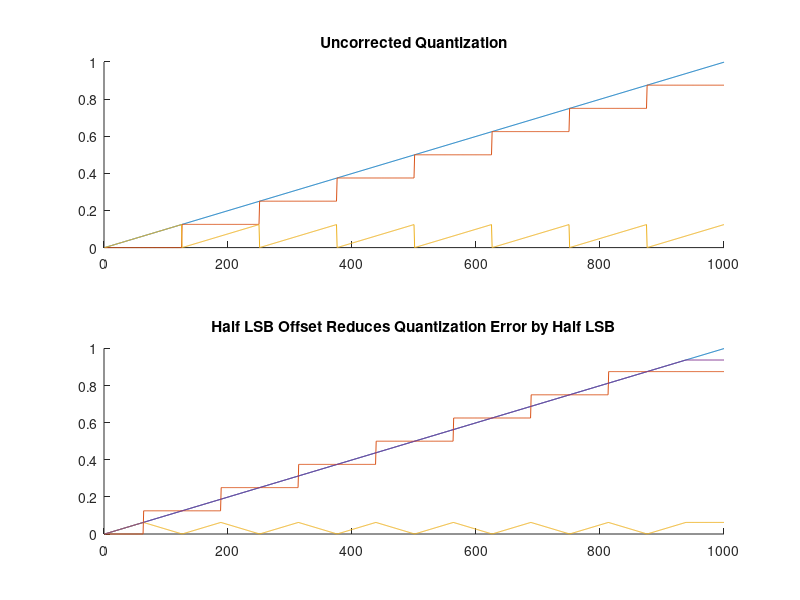

Write MATLAB code to recreate this figure.
% Reduce quantization noise by half by adding half-LSB to input samples.

clear;
close;
clc;
clf;
pkg load signal;

% Create an "analog" ramp input to ADC from 0 to FS
Vfullscale = 1.0;
Nsamples = 1000;
Vin = [0:Nsamples-1] * Vfullscale ./ Nsamples;

fprintf("Nbits Quart Error  Better Quant Error\n");
for Nbits=1:16
  Nlevels = 2^Nbits;
  
  % The input is clamped to half LSB less than Full Scale before
  % adding half LSB offset
  lsb = Vfullscale / Nlevels;
  Vin_clamped = min(Vin, Vfullscale-0.501*lsb);
  Vin_adj = Vin_clamped + 0.5 * lsb;
  
  % Quantize analog input into Nlevel steps
  Vout = floor( Vin * Nlevels) / Nlevels;
  Vout_adj = floor( Vin_adj * Nlevels) / Nlevels;
  
  % Get the absolute error value for each quantized sample
  Verr = sqrt( (Vin-Vout).^2 );
  Verr_adj = sqrt( (Vin_clamped-Vout_adj).^2 );
  
  % Get the worst case error value
  Verrmax = max(Verr);
  Verrmax_adj = max(Verr_adj);
  
  % Convert to dB because that's what we do
  Verrdb = 20*log10( Verrmax / Vfullscale );
  Verrdb_adj = 20*log10( Verrmax_adj / Vfullscale );

  % Display results to command window
  fprintf(" %2i  %8.2f dB      %8.2f dB\n",Nbits,Verrdb,Verrdb_adj);

  if Nbits==3
    figure; 
    subplot(2,1,1); hold on; plot(Vin); plot(Vout); plot(Verr); hold off;
    title("Uncorrected Quantization");
    subplot(2,1,2); hold on; plot(Vin); plot(Vout_adj); plot(Verr_adj); plot(Vin_clamped); hold off;
    title("Half LSB Offset Reduces Quantization Error by Half LSB");
  endif
endfor